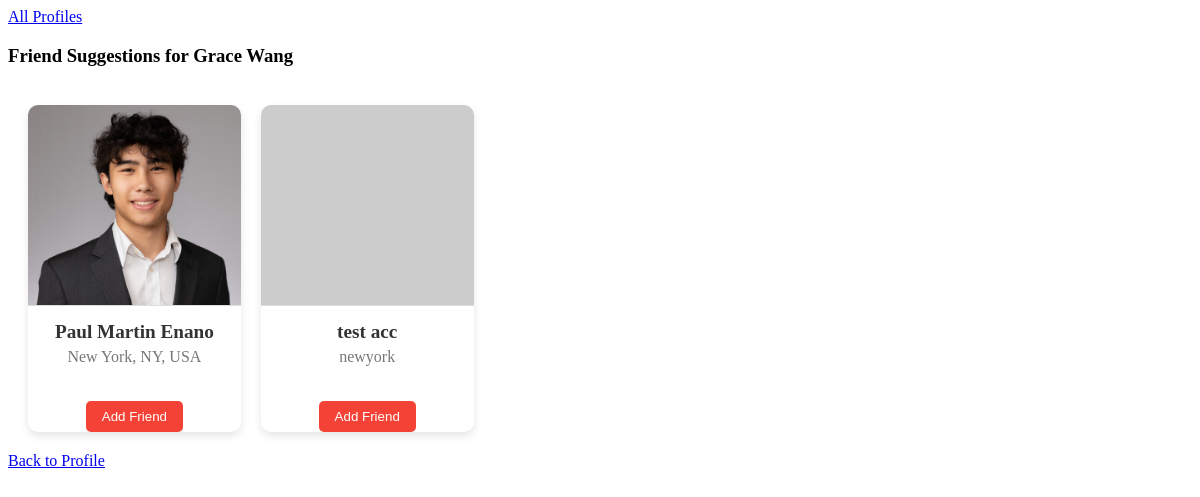
The page /profile/7/friend_suggestions/ (signed in) on the database its author committed.
### tide/models.py (models this page shows, shortened)
class Profile(models.Model):
    user = models.OneToOneField(User, on_delete=models.CASCADE)  # Each user has one profile
    fname = models.CharField(max_length=100)
    lname = models.CharField(max_length=100)
    city = models.CharField(max_length=100)
    email = models.EmailField()
    image = models.ImageField(upload_to='profile_images/', blank=True, null=True)
    bio = models.TextField(default="This is where you can add a bio or description about the user.", blank=True)
    def get_friends(self):
        friends = Friend.objects.filter(models.Q(profile1=self) | models.Q(profile2=self))
        return [f.profile2 if f.profile1 == self else f.profile1 for f in friends]
    def get_friend_suggestions(self):
        friends = self.get_friends()
        all_profiles = Profile.objects.exclude(pk=self.pk)
        suggested_friends = all_profiles.exclude(pk__in=[friend.pk for friend in friends])
        return suggested_friends

### tide/views.py (the view)
# urls.py: path('profile/<int:pk>/friend_suggestions/', views.ShowFriendSuggestionsView.as_view(), name='friend_suggestions'),
class ShowFriendSuggestionsView(LoginRequiredMixin, DetailView):
    model = Profile
    template_name = 'tide/friend_suggestions.html'
    context_object_name = 'profile'
    def get_context_data(self, **kwargs):
        context = super().get_context_data(**kwargs)
        context['friend_suggestions'] = self.object.get_friend_suggestions()
        return context

### tide/templates/tide/friend_suggestions.html (shortened to what this page needs)
{% extends 'tide/base.html' %}
{% block content %}
    <h3>Friend Suggestions for {{ profile.fname }} {{ profile.lname }}</h3>
    <div class="profile-grid">
        {% for suggestion in friend_suggestions %}
            <div class="profile-card">
                <a href="{% url 'show_profile' suggestion.pk %}">
                    {% if suggestion.image %}
                        <img src="{{ suggestion.image.url }}" class="profile-image" alt="{{ suggestion.fname }} {{ suggestion.lname }}">
                    {% else %}
                        <img src="https://picsum.photos/200/300" class="profile-image" alt="Default Profile Image">
                    {% endif %}
                </a>
                <div class="profile-info">
                    <div class="profile-name">{{ suggestion.fname }} {{ suggestion.lname }}</div>
                    <div class="profile-city">{{ suggestion.city }}</div>
                </div>
                <form action="{% url 'add_friend' profile.pk suggestion.pk %}" method="post">
                    <button type="submit" class="profile-button">Add Friend</button>
                </form>
            </div>
        {% endfor %}
    </div>
    <a href="{% url 'show_profile' profile.pk %}" class="profile-button">Back to Profile</a>
{% endblock %}

### tide/static/tide/tidestyles.css (style rules this page uses)
.profile-grid { display: grid; grid-template-columns: repeat(auto-fill, minmax(200px, 1fr)); gap: 20px; padding: 20px; justify-items: center; }
.profile-card { background-color: #ffffff; border-radius: 10px; box-shadow: 0 4px 8px rgba(0, 0, 0, 0.1); overflow: hidden; text-align: center; width: 100%; max-width: 250px; transition: transform 0.3s ease, box-shadow 0.3s ease; }
.profile-image { width: 100%; height: 200px; object-fit: cover; border-bottom: 1px solid #ddd; display: block; }
.profile-info { padding: 15px; }
.profile-name { font-size: 1.2em; font-weight: bold; color: #333; margin-bottom: 5px; }
.profile-city { font-size: 1em; color: #777; }
button[type="submit"] { background-color: #f44336; color: white; padding: 8px 16px; border: none; border-radius: 5px; cursor: pointer; transition: background-color 0.3s; }
.profile-info { margin-bottom: 20px; }

### rows shown on the page
Profile: fname "Grace", lname "Wang"
Profile: image (picture), fname "Paul Martin", lname "Enano", city "New York, NY, USA"
Profile: fname "test", lname "acc", city "newyork"
